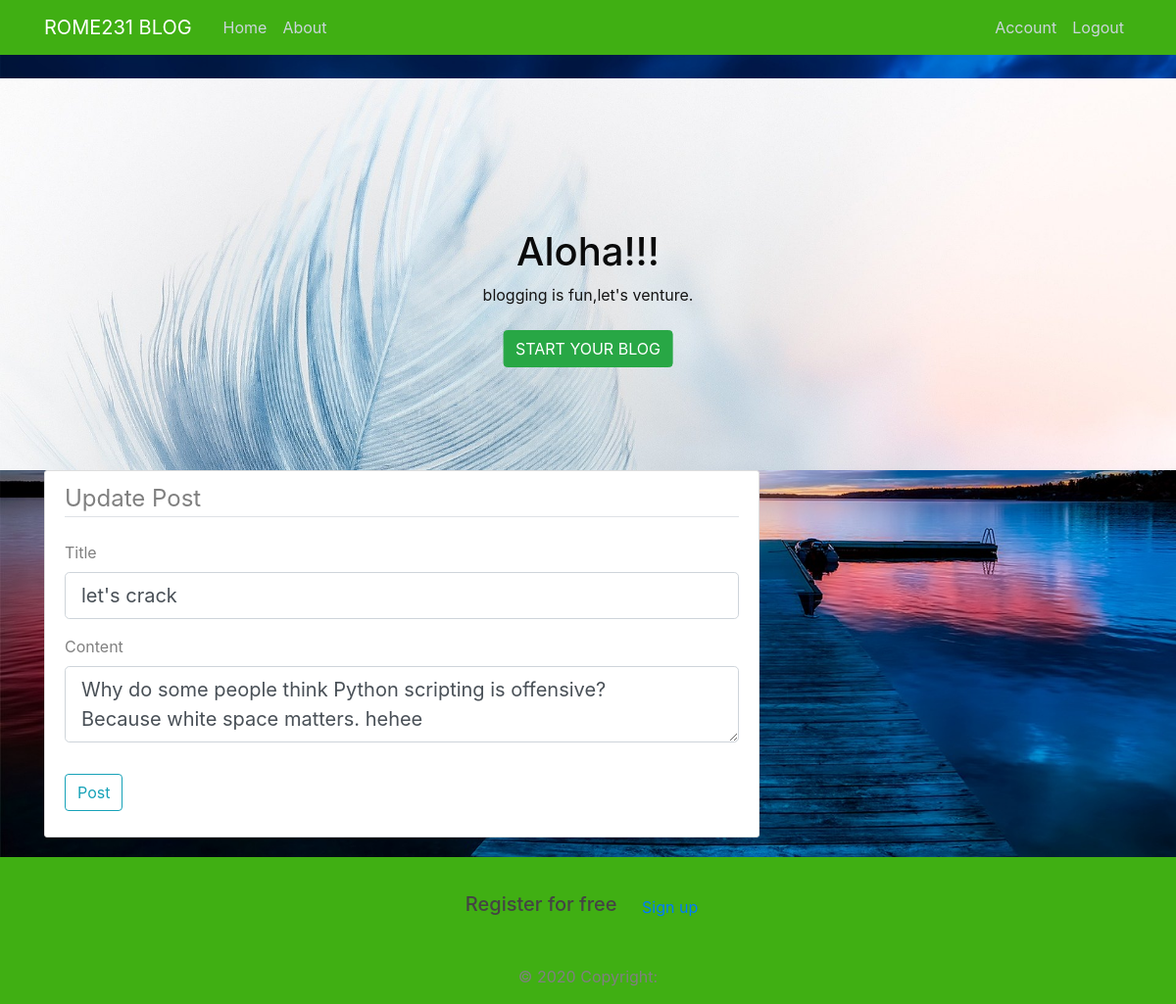
Page /post/3/update (signed in) on the committed database.
### app/models.py (models this page shows, shortened)
class Post(db.Model):
    id = db.Column(db.Integer, primary_key=True)
    title = db.Column(db.String(100), nullable=False)
    date_posted = db.Column(db.DateTime, nullable=False, default=datetime.utcnow)
    content = db.Column(db.Text, nullable=False)
    user_id = db.Column(db.Integer, db.ForeignKey('user.id'), nullable=False)

### app/views.py (the view)
@app.route("/post/<int:post_id>/update", methods=['GET', 'POST'])
@login_required
def update_post(post_id):
    post = Post.query.get_or_404(post_id)
    if post.author != current_user:
        abort(403)
    form = PostForm()
    if form.validate_on_submit():
        post.title = form.title.data
        post.content = form.content.data
        db.session.commit()
        flash('Your post has been updated!', 'success')
        return redirect(url_for('post', post_id=post.id))
    elif request.method == 'GET':
        form.title.data = post.title
        form.content.data = post.content
    return render_template('create_post.html', title='Update Post',
                           form=form, legend='Update Post')

### app/forms.py
class PostForm(FlaskForm):
    title = StringField('Title', validators=[DataRequired()])
    content = TextAreaField('Content', validators=[DataRequired()])
    submit = SubmitField('Post')

### app/models.py (called while the page is built)
@login_manager.user_loader
def load_user(user_id):
    return User.query.get(int(user_id))

### app/templates/create_post.html (shortened to what this page needs)
{% extends "blog.html" %}
{% block content %}
<div class="content-section">
    <form method="POST" action="">
        <fieldset class="form-group">
            <legend class="border-bottom mb-4">{{ legend }}</legend>
            <div class="form-group">
                {{ form.title.label(class="form-control-label") }}
                {% if form.title.errors %}
                    {{ form.title(class="form-control form-control-lg is-invalid") }}
                    <div class="invalid-feedback">
                        {% for error in form.title.errors %}
                            <span>{{ error }}</span>
                        {% endfor %}
                    </div>
                {% else %}
                    {{ form.title(class="form-control form-control-lg") }}
                {% endif %}
            </div>
            <div class="form-group">
                {{ form.content.label(class="form-control-label") }}
                {% if form.content.errors %}
                    {{ form.content(class="form-control form-control-lg is-invalid") }}
                    <div class="invalid-feedback">
                        {% for error in form.content.errors %}
                            <span>{{ error }}</span>
                        {% endfor %}
                    </div>
                {% else %}
                    {{ form.content(class="form-control form-control-lg") }}
                {% endif %}
            </div>
        </fieldset>
        <div class="form-group">
            {{ form.submit(class="btn btn-outline-info") }}
        </div>
    </form>
</div>
{% endblock content %}

### app/static/main.css (style rules this page uses)
body { background-image:url('../static/profile_pics/sweden-2459840_1920.jpg'); color: grey; margin-top: 5rem; background-repeat: no-repeat; background-size: cover; }
.content-section { background: #ffffff; padding: 10px 20px; border: 1px solid #dddddd; border-radius: 3px; margin-bottom: 20px; }

### rows in the picture
Post: title "let's crack", content "Why do some people think Python scripting is offensive? Because white space matters. hehee"

### other values in the picture
{{ legend }} "Update Post"
